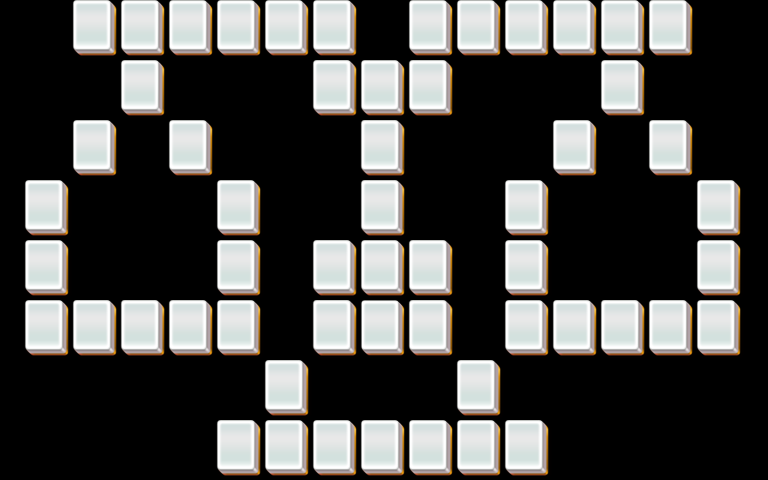

The image is a tile-based game level rendered from a .tmx file. Its description and source (layers, tilesets, objects; grid data summarised) follow:
An orthogonal 32x16 tile map with 24x30 px tiles, 4 tile layers (layer1, layer2, layer3, layer4).

<map version="1.0" orientation="orthogonal" width="32" height="16" tilewidth="24" tileheight="30">
 <properties>
  <property name="species" value="30" />
 </properties>
 <tileset firstgid="1" name="mahjong" tilewidth="48" tileheight="60">
  <image source="mahjong.png" />
 </tileset>
 <layer name="layer1" width="32" height="16">
  <data>[512 cells, 56 non-empty, 1 distinct tile ids]</data>
 </layer>
 <layer name="layer2" width="32" height="16">
  <data>[512 cells, 55 non-empty, 1 distinct tile ids]</data>
 </layer>
 <layer name="layer3" width="32" height="16">
  <data>[512 cells, 20 non-empty, 1 distinct tile ids]</data>
 </layer>
 <layer name="layer4" width="32" height="16">
  <data>[512 cells, 5 non-empty, 1 distinct tile ids]</data>
 </layer>
</map>
